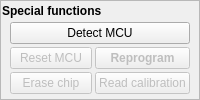
        <widget class="QFrame" name="specialFunctionSecFrame">
         <property name="frameShape">
          <enum>QFrame::StyledPanel</enum>
         </property>
         <property name="frameShadow">
          <enum>QFrame::Raised</enum>
         </property>
         <property name="lineWidth">
          <number>3</number>
         </property>
         <property name="midLineWidth">
          <number>0</number>
         </property>
         <layout class="QVBoxLayout" name="verticalLayout_10">
          <property name="spacing">
           <number>0</number>
          </property>
          <property name="margin">
           <number>0</number>
          </property>
          <item>
           <widget class="QPushButton" name="specialFunctionCeButton">
            <property name="maximumSize">
             <size>
              <width>16777215</width>
              <height>20</height>
             </size>
            </property>
            <property name="font">
             <font>
              <weight>75</weight>
              <bold>true</bold>
             </font>
            </property>
            <property name="styleSheet">
             <string notr="true">text-align: left;</string>
            </property>
            <property name="text">
             <string>Special functions</string>
            </property>
            <property name="icon">
             <iconset resource="Avr8UsbProg.qrc">
              <normaloff>:/Avr8UsbProg/images/1downarrow.png</normaloff>:/Avr8UsbProg/images/1downarrow.png</iconset>
            </property>
            <property name="flat">
             <bool>true</bool>
            </property>
           </widget>
          </item>
          <item>
           <widget class="QWidget" name="specialFunctionSecWidget" native="true">
            <property name="sizePolicy">
             <sizepolicy hsizetype="Expanding" vsizetype="Minimum">
              <horstretch>0</horstretch>
              <verstretch>0</verstretch>
             </sizepolicy>
            </property>
            <layout class="QGridLayout" name="gridLayout_9">
             <property name="topMargin">
              <number>1</number>
             </property>
             <property name="bottomMargin">
              <number>3</number>
             </property>
             <property name="spacing">
              <number>3</number>
             </property>
             <item row="1" column="2">
              <widget class="QPushButton" name="reprogramButton">
               <property name="enabled">
                <bool>false</bool>
               </property>
               <property name="maximumSize">
                <size>
                 <width>16777215</width>
                 <height>22</height>
                </size>
               </property>
               <property name="font">
                <font>
                 <weight>75</weight>
                 <bold>true</bold>
                </font>
               </property>
               <property name="toolTip">
                <string>Perform following operations
  1) (Compile source codes)
  2) Erase MCU's chip
  3) Upload program
  4) (Upload data to EEPROM)
  5) Set lock bits
  6) Download fuse bits</string>
               </property>
               <property name="whatsThis">
                <string>Perform following operations
  1) (Compile source codes)
  2) Erase MCU's chip
  3) Upload program
  4) (Upload data to EEPROM)
  5) Set lock bits
  6) Download fuse bits</string>
               </property>
               <property name="text">
                <string>Reprogram</string>
               </property>
               <property name="icon">
                <iconset resource="Avr8UsbProg.qrc">
                 <normaloff>:/Avr8UsbProg/images/reload.png</normaloff>:/Avr8UsbProg/images/reload.png</iconset>
               </property>
              </widget>
             </item>
             <item row="1" column="1">
              <widget class="QPushButton" name="resetMcuButton">
               <property name="enabled">
                <bool>false</bool>
               </property>
               <property name="maximumSize">
                <size>
                 <width>16777215</width>
                 <height>22</height>
                </size>
               </property>
               <property name="whatsThis">
                <string>Reset connected MCU</string>
               </property>
               <property name="text">
                <string>Reset MCU</string>
               </property>
               <property name="icon">
                <iconset resource="Avr8UsbProg.qrc">
                 <normaloff>:/Avr8UsbProg/images/resume.png</normaloff>:/Avr8UsbProg/images/resume.png</iconset>
               </property>
              </widget>
             </item>
             <item row="0" column="1" colspan="2">
              <widget class="QPushButton" name="detectMcuButton">
               <property name="maximumSize">
                <size>
                 <width>16777215</width>
                 <height>22</height>
                </size>
               </property>
               <property name="font">
                <font>
                 <weight>50</weight>
                 <bold>false</bold>
                </font>
               </property>
               <property name="toolTip">
                <string>Detect connected MCU if any</string>
               </property>
               <property name="whatsThis">
                <string>Try to detect MCU connected to the programmer</string>
               </property>
               <property name="text">
                <string>Detect MCU</string>
               </property>
               <property name="icon">
                <iconset resource="Avr8UsbProg.qrc">
                 <normaloff>:/Avr8UsbProg/images/kcmmemory.png</normaloff>:/Avr8UsbProg/images/kcmmemory.png</iconset>
               </property>
              </widget>
             </item>
             <item row="2" column="1">
              <widget class="QPushButton" name="eraseChipButton">
               <property name="enabled">
                <bool>false</bool>
               </property>
               <property name="maximumSize">
                <size>
                 <width>16777215</width>
                 <height>22</height>
                </size>
               </property>
               <property name="whatsThis">
                <string>Erase connected MCU's chip</string>
               </property>
               <property name="text">
                <string>Erase chip</string>
               </property>
               <property name="icon">
                <iconset resource="Avr8UsbProg.qrc">
                 <normaloff>:/Avr8UsbProg/images/eraser.png</normaloff>:/Avr8UsbProg/images/eraser.png</iconset>
               </property>
              </widget>
             </item>
             <item row="2" column="2">
              <widget class="QPushButton" name="readCalibrationButton">
               <property name="enabled">
                <bool>false</bool>
               </property>
               <property name="maximumSize">
                <size>
                 <width>16777215</width>
                 <height>22</height>
                </size>
               </property>
               <property name="toolTip">
                <string>Read calibration bytes</string>
               </property>
               <property name="whatsThis">
                <string>Read calibration bytes from the connected MCU</string>
               </property>
               <property name="text">
                <string>Read calibration</string>
               </property>
               <property name="icon">
                <iconset resource="Avr8UsbProg.qrc">
                 <normaloff>:/Avr8UsbProg/images/gear.png</normaloff>:/Avr8UsbProg/images/gear.png</iconset>
               </property>
              </widget>
             </item>
            </layout>
           </widget>
          </item>
         </layout>
        </widget>
